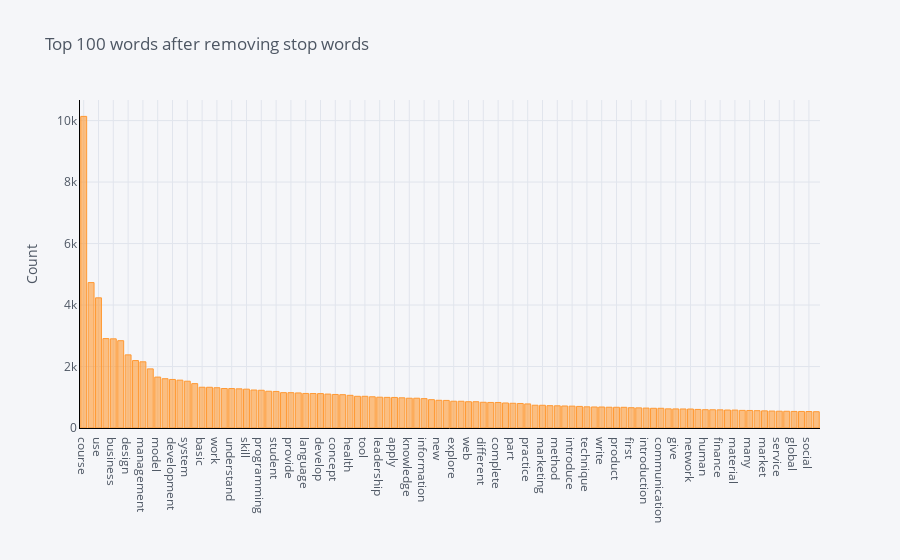

Notebook code for this chart:
### Code cell
plot_model()

### Figure 1 — Plotly figure (JSON) as saved in the notebook; plotly's stock layout.template omitted (floating-point values rounded to 4 significant figures)
{"data": [{"marker": {"color": "rgba(255, 153, 51, 0.6)", "line": {"color": "rgba(255, 153, 51, 1.0)", "width": 1}}, "name": "count", "orientation": "v", "text": "", "type": "bar", "x": ["course", "learn", "use", "project", "business", "datum", "design", "science", "management", "analysis", "model", "create", "development", "also", "system", "computer", "basic", "learning", "work", "process", "understand", "strategy", "skill", "machine", "programming", "include", "student", "able", "provide", "application", "language", "software", "develop", "make", "concept", "base", "health", "help", "tool", "take", "leadership", "need", "apply", "experience", "knowledge", "build", "information", "data", "new", "well", "explore", "technology", "web", "end", "different", "learner", "complete", "program", "part", "specialization", "practice", "problem", "marketing", "security", "method", "research", "introduce", "world", "technique", "teach", "write", "key", "product", "way", "first", "focus", "introduction", "cover", "communication", "change", "give", "time", "network", "plan", "human", "people", "finance", "level", "material", "set", "many", "value", "market", "week", "service", "important", "global", "study", "social", "topic"], "y": [10136, 4730, 4234, 2909, 2901, 2840, 2379, 2194, 2153, 1923, 1656, 1603, 1579, 1557, 1522, 1443, 1326, 1325, 1310, 1284, 1283, 1274, 1263, 1236, 1228, 1196, 1189, 1150, 1149, 1140, 1124, 1121, 1119, 1103, 1091, 1084, 1063, 1031, 1031, 1016, 1002, 996, 994, 982, 969, 969, 955, 922, 902, 897, 871, 870, 855, 855, 837, 831, 830, 814, 804, 798, 783, 741, 739, 726, 722, 716, 711, 702, 689, 684, 683, 676, 674, 673, 660, 655, 648, 641, 641, 623, 621, 619, 617, 604, 595, 593, 591, 585, 583, 573, 570, 564, 558, 551, 546, 545, 539, 538, 536, 530]}], "layout": {"legend": {"bgcolor": "#F5F6F9", "font": {"color": "#4D5663"}}, "paper_bgcolor": "#F5F6F9", "plot_bgcolor": "#F5F6F9", "title": {"font": {"color": "#4D5663"}, "text": "Top 100 words after removing stop words"}, "xaxis": {"gridcolor": "#E1E5ED", "linecolor": "black", "showgrid": true, "tickfont": {"color": "#4D5663"}, "title": {"font": {"color": "#4D5663"}, "text": ""}, "zerolinecolor": "#E1E5ED"}, "yaxis": {"gridcolor": "#E1E5ED", "linecolor": "black", "showgrid": true, "tickfont": {"color": "#4D5663"}, "title": {"font": {"color": "#4D5663"}, "text": "Count"}, "zerolinecolor": "#E1E5ED"}}}
